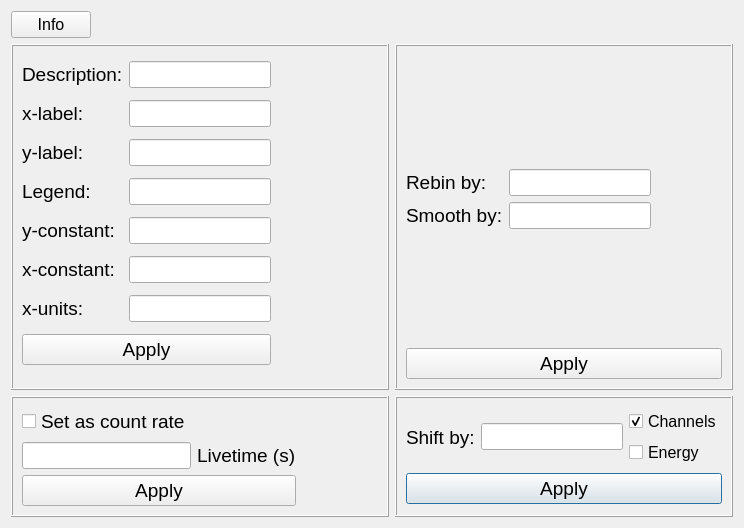
<?xml version="1.0" encoding="UTF-8"?>
<ui version="4.0">
 <class>Dialog</class>
 <widget class="QDialog" name="Dialog">
  <property name="geometry">
   <rect>
    <x>0</x>
    <y>0</y>
    <width>744</width>
    <height>528</height>
   </rect>
  </property>
  <property name="windowTitle">
   <string>Dialog</string>
  </property>
  <layout class="QGridLayout" name="gridLayout">
   <item row="2" column="2">
    <widget class="QFrame" name="frame_4">
     <property name="frameShape">
      <enum>QFrame::Box</enum>
     </property>
     <property name="frameShadow">
      <enum>QFrame::Raised</enum>
     </property>
     <layout class="QGridLayout" name="gridLayout_7">
      <item row="0" column="0">
       <layout class="QGridLayout" name="gridLayout_6">
        <item row="0" column="0" rowspan="2">
         <widget class="QLabel" name="label_10">
          <property name="font">
           <font>
            <pointsize>14</pointsize>
           </font>
          </property>
          <property name="text">
           <string>Shift by:</string>
          </property>
         </widget>
        </item>
        <item row="0" column="2">
         <widget class="QCheckBox" name="checkBox_ch">
          <property name="font">
           <font>
            <pointsize>12</pointsize>
           </font>
          </property>
          <property name="text">
           <string>Channels</string>
          </property>
          <property name="checked">
           <bool>true</bool>
          </property>
          <property name="autoExclusive">
           <bool>true</bool>
          </property>
         </widget>
        </item>
        <item row="1" column="2">
         <widget class="QCheckBox" name="checkBox_erg">
          <property name="font">
           <font>
            <pointsize>12</pointsize>
           </font>
          </property>
          <property name="text">
           <string>Energy</string>
          </property>
          <property name="autoExclusive">
           <bool>true</bool>
          </property>
         </widget>
        </item>
        <item row="0" column="1" rowspan="2">
         <widget class="QLineEdit" name="shiftBy_txt">
          <property name="font">
           <font>
            <pointsize>12</pointsize>
           </font>
          </property>
         </widget>
        </item>
       </layout>
      </item>
      <item row="0" column="1">
       <spacer name="horizontalSpacer_4">
        <property name="orientation">
         <enum>Qt::Horizontal</enum>
        </property>
        <property name="sizeHint" stdset="0">
         <size>
          <width>0</width>
          <height>20</height>
         </size>
        </property>
       </spacer>
      </item>
      <item row="1" column="0">
       <widget class="QPushButton" name="button_apply_shift">
        <property name="font">
         <font>
          <pointsize>14</pointsize>
         </font>
        </property>
        <property name="text">
         <string>Apply</string>
        </property>
       </widget>
      </item>
     </layout>
    </widget>
   </item>
   <item row="1" column="2">
    <widget class="QFrame" name="frame_2">
     <property name="frameShape">
      <enum>QFrame::Box</enum>
     </property>
     <property name="frameShadow">
      <enum>QFrame::Raised</enum>
     </property>
     <layout class="QGridLayout" name="gridLayout_2">
      <item row="5" column="0">
       <spacer name="verticalSpacer">
        <property name="orientation">
         <enum>Qt::Vertical</enum>
        </property>
        <property name="sizeHint" stdset="0">
         <size>
          <width>20</width>
          <height>40</height>
         </size>
        </property>
       </spacer>
      </item>
      <item row="1" column="1">
       <widget class="QLineEdit" name="rebin_txt">
        <property name="font">
         <font>
          <pointsize>12</pointsize>
         </font>
        </property>
       </widget>
      </item>
      <item row="3" column="0">
       <widget class="QLabel" name="label_8">
        <property name="font">
         <font>
          <pointsize>14</pointsize>
         </font>
        </property>
        <property name="text">
         <string>Smooth by:</string>
        </property>
       </widget>
      </item>
      <item row="3" column="1">
       <widget class="QLineEdit" name="smooth_txt">
        <property name="font">
         <font>
          <pointsize>12</pointsize>
         </font>
        </property>
       </widget>
      </item>
      <item row="0" column="1">
       <spacer name="verticalSpacer_2">
        <property name="orientation">
         <enum>Qt::Vertical</enum>
        </property>
        <property name="sizeHint" stdset="0">
         <size>
          <width>20</width>
          <height>40</height>
         </size>
        </property>
       </spacer>
      </item>
      <item row="1" column="0">
       <widget class="QLabel" name="label_7">
        <property name="font">
         <font>
          <pointsize>14</pointsize>
         </font>
        </property>
        <property name="text">
         <string>Rebin by:</string>
        </property>
       </widget>
      </item>
      <item row="3" column="2">
       <spacer name="horizontalSpacer_2">
        <property name="orientation">
         <enum>Qt::Horizontal</enum>
        </property>
        <property name="sizeHint" stdset="0">
         <size>
          <width>53</width>
          <height>20</height>
         </size>
        </property>
       </spacer>
      </item>
      <item row="6" column="0" colspan="3">
       <widget class="QPushButton" name="button_apply_smooth">
        <property name="font">
         <font>
          <pointsize>14</pointsize>
         </font>
        </property>
        <property name="text">
         <string>Apply</string>
        </property>
       </widget>
      </item>
     </layout>
    </widget>
   </item>
   <item row="0" column="1">
    <spacer name="horizontalSpacer_5">
     <property name="orientation">
      <enum>Qt::Horizontal</enum>
     </property>
     <property name="sizeHint" stdset="0">
      <size>
       <width>40</width>
       <height>20</height>
      </size>
     </property>
    </spacer>
   </item>
   <item row="0" column="0">
    <widget class="QPushButton" name="button_info">
     <property name="font">
      <font>
       <pointsize>12</pointsize>
      </font>
     </property>
     <property name="text">
      <string>Info</string>
     </property>
    </widget>
   </item>
   <item row="1" column="0" colspan="2">
    <widget class="QFrame" name="frame">
     <property name="frameShape">
      <enum>QFrame::Box</enum>
     </property>
     <property name="frameShadow">
      <enum>QFrame::Raised</enum>
     </property>
     <layout class="QGridLayout" name="gridLayout_3">
      <item row="4" column="0">
       <widget class="QLabel" name="label_3">
        <property name="font">
         <font>
          <pointsize>14</pointsize>
         </font>
        </property>
        <property name="text">
         <string>Legend:</string>
        </property>
       </widget>
      </item>
      <item row="4" column="1">
       <widget class="QLineEdit" name="legend_txt">
        <property name="font">
         <font>
          <pointsize>12</pointsize>
         </font>
        </property>
       </widget>
      </item>
      <item row="4" column="2">
       <spacer name="horizontalSpacer">
        <property name="orientation">
         <enum>Qt::Horizontal</enum>
        </property>
        <property name="sizeHint" stdset="0">
         <size>
          <width>19</width>
          <height>20</height>
         </size>
        </property>
       </spacer>
      </item>
      <item row="3" column="0">
       <widget class="QLabel" name="label_2">
        <property name="font">
         <font>
          <pointsize>14</pointsize>
         </font>
        </property>
        <property name="text">
         <string>y-label:</string>
        </property>
       </widget>
      </item>
      <item row="5" column="0">
       <widget class="QLabel" name="label_4">
        <property name="font">
         <font>
          <pointsize>14</pointsize>
         </font>
        </property>
        <property name="text">
         <string>y-constant:</string>
        </property>
       </widget>
      </item>
      <item row="5" column="1">
       <widget class="QLineEdit" name="yconst_txt">
        <property name="font">
         <font>
          <pointsize>12</pointsize>
         </font>
        </property>
       </widget>
      </item>
      <item row="6" column="0">
       <widget class="QLabel" name="label_5">
        <property name="font">
         <font>
          <pointsize>14</pointsize>
         </font>
        </property>
        <property name="text">
         <string>x-constant:</string>
        </property>
       </widget>
      </item>
      <item row="6" column="1">
       <widget class="QLineEdit" name="xconst_txt">
        <property name="enabled">
         <bool>true</bool>
        </property>
        <property name="font">
         <font>
          <pointsize>12</pointsize>
         </font>
        </property>
       </widget>
      </item>
      <item row="3" column="1">
       <widget class="QLineEdit" name="y_label_txt">
        <property name="font">
         <font>
          <pointsize>12</pointsize>
         </font>
        </property>
       </widget>
      </item>
      <item row="7" column="0">
       <widget class="QLabel" name="label_6">
        <property name="font">
         <font>
          <pointsize>14</pointsize>
         </font>
        </property>
        <property name="text">
         <string>x-units:</string>
        </property>
       </widget>
      </item>
      <item row="8" column="0" colspan="2">
       <widget class="QPushButton" name="button_apply_lab">
        <property name="font">
         <font>
          <pointsize>14</pointsize>
         </font>
        </property>
        <property name="text">
         <string>Apply</string>
        </property>
       </widget>
      </item>
      <item row="7" column="1">
       <widget class="QLineEdit" name="xunits_txt">
        <property name="enabled">
         <bool>true</bool>
        </property>
        <property name="font">
         <font>
          <pointsize>12</pointsize>
         </font>
        </property>
       </widget>
      </item>
      <item row="2" column="0">
       <widget class="QLabel" name="label">
        <property name="font">
         <font>
          <pointsize>14</pointsize>
         </font>
        </property>
        <property name="text">
         <string>x-label:</string>
        </property>
       </widget>
      </item>
      <item row="2" column="1">
       <widget class="QLineEdit" name="x_label_txt">
        <property name="font">
         <font>
          <pointsize>12</pointsize>
         </font>
        </property>
       </widget>
      </item>
      <item row="0" column="0">
       <widget class="QLabel" name="label_11">
        <property name="font">
         <font>
          <pointsize>14</pointsize>
         </font>
        </property>
        <property name="text">
         <string>Description:</string>
        </property>
       </widget>
      </item>
      <item row="0" column="1">
       <widget class="QLineEdit" name="descript_txt">
        <property name="font">
         <font>
          <pointsize>12</pointsize>
         </font>
        </property>
       </widget>
      </item>
     </layout>
    </widget>
   </item>
   <item row="2" column="0" colspan="2">
    <widget class="QFrame" name="frame_3">
     <property name="frameShape">
      <enum>QFrame::Box</enum>
     </property>
     <property name="frameShadow">
      <enum>QFrame::Raised</enum>
     </property>
     <layout class="QGridLayout" name="gridLayout_5">
      <item row="0" column="0">
       <layout class="QGridLayout" name="gridLayout_4">
        <item row="1" column="0">
         <widget class="QLineEdit" name="livetime_txt">
          <property name="font">
           <font>
            <pointsize>12</pointsize>
           </font>
          </property>
         </widget>
        </item>
        <item row="1" column="1">
         <widget class="QLabel" name="label_9">
          <property name="font">
           <font>
            <pointsize>14</pointsize>
           </font>
          </property>
          <property name="text">
           <string>Livetime (s)</string>
          </property>
         </widget>
        </item>
        <item row="2" column="0" colspan="2">
         <widget class="QPushButton" name="button_apply_CR">
          <property name="font">
           <font>
            <pointsize>14</pointsize>
           </font>
          </property>
          <property name="text">
           <string>Apply</string>
          </property>
         </widget>
        </item>
        <item row="0" column="0">
         <widget class="QCheckBox" name="checkBox_CR">
          <property name="font">
           <font>
            <pointsize>14</pointsize>
           </font>
          </property>
          <property name="text">
           <string>Set as count rate</string>
          </property>
         </widget>
        </item>
       </layout>
      </item>
      <item row="0" column="1">
       <spacer name="horizontalSpacer_3">
        <property name="orientation">
         <enum>Qt::Horizontal</enum>
        </property>
        <property name="sizeHint" stdset="0">
         <size>
          <width>37</width>
          <height>20</height>
         </size>
        </property>
       </spacer>
      </item>
     </layout>
    </widget>
   </item>
  </layout>
 </widget>
 <resources/>
 <connections/>
</ui>
